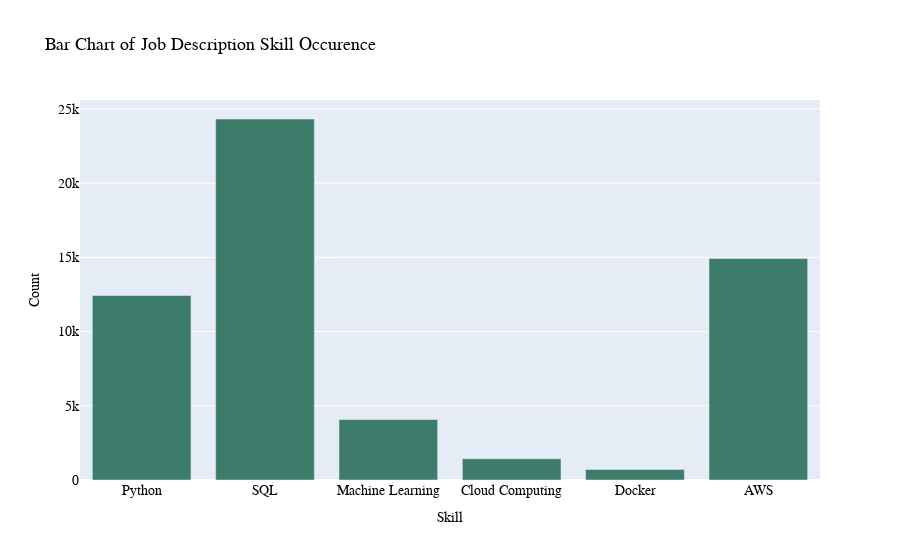

The code cell stored with this chart in its notebook:
### Code cell
import plotly.express as px

top_skills_fig = px.bar(
    skills_df_pd,
    x='Skill',
    y='Count',
    title='Bar Chart of Job Description Skill Occurence',
    color_discrete_sequence=['#3D7C6A']  # Set bar color
)

# Update layout for fonts and sizes
top_skills_fig.update_layout(
    font=dict(
        family="Verdana",
        size=14,
        color="black"
    ),
    title=dict(
        font=dict(
            family="Verdana",
            size=18,
            color="black"
        )
    ),
    xaxis=dict(
        title_font=dict(
            family="Verdana",
            size=14,
            color="black"
        )
    ),
    yaxis=dict(
        title_font=dict(
            family="Verdana",
            size=14,
            color="black"
        )
    )
)

top_skills_fig.show()
top_skills_fig.write_image("figures/top_skills.png")
top_skills_fig.write_html("figures/top_skills.html")

### Figure 1 — Plotly figure (JSON) as saved in the notebook; plotly's stock layout.template omitted (floating-point values rounded to 4 significant figures)
{"data": [{"hovertemplate": "Skill=%{x}<br>Count=%{y}<extra></extra>", "legendgroup": "", "marker": {"color": "#3D7C6A", "pattern": {"shape": ""}}, "name": "", "orientation": "v", "showlegend": false, "textposition": "auto", "type": "bar", "x": ["Python", "SQL", "Machine Learning", "Cloud Computing", "Docker", "AWS"], "xaxis": "x", "y": [12429, 24315, 4072, 1425, 713, 14913], "yaxis": "y"}], "layout": {"barmode": "relative", "font": {"color": "black", "family": "Verdana", "size": 14}, "legend": {"tracegroupgap": 0}, "title": {"font": {"color": "black", "family": "Verdana", "size": 18}, "text": "Bar Chart of Job Description Skill Occurence"}, "xaxis": {"anchor": "y", "domain": [0, 1], "title": {"font": {"color": "black", "family": "Verdana", "size": 14}, "text": "Skill"}}, "yaxis": {"anchor": "x", "domain": [0, 1], "title": {"font": {"color": "black", "family": "Verdana", "size": 14}, "text": "Count"}}}}
